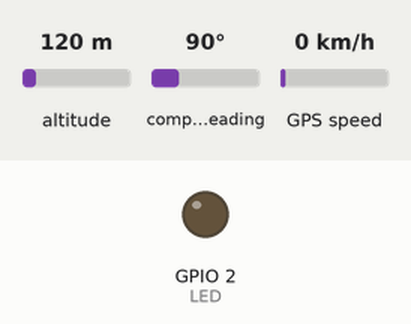
Bench run of a sketch on a simulated ESP32. Shown: output pins drawn as LEDs (lit = HIGH). Inputs (shaded band) come from the test bench; at power-on: altitude 120 m, compass heading 90°, GPS speed 0 km/h. WiFi joins after 1.5 s; servers stay silent unless stated; uploads are accepted with an empty reply; the GPS gets a fix after 3 s at 37.7749, -122.4194 with 8 satellites; what the sketch prints to the serial monitor is not drawn.

Above: at 0.1 s.
At 1.6 s:
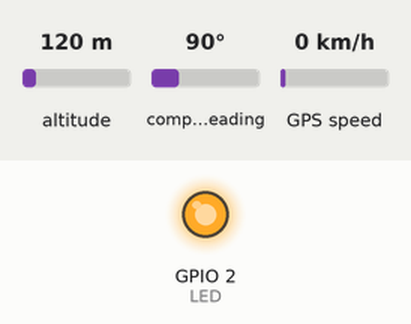
Timing chart, 0 to 5.0 s (numbered marks = the images above):
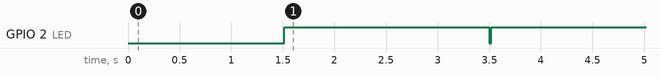

Measured:
- by itself, GPIO 2 (LED): LOW → HIGH at 1.5 s, → LOW 2.0 s later, → HIGH 0.02 s later

The sketch:

v5.ino
```cpp
#include <TinyGPS++.h>
#include <HardwareSerial.h>
#include <WiFi.h>
#include <HTTPClient.h>

// ================= GPS =================
TinyGPSPlus gps;
HardwareSerial SerialGPS(2);

#define RXD2 16
#define TXD2 17
#define LED  2

// ================= WiFi =================
const char* ssid     = "LukMuoo_HA";
const char* password = "Smartpiglet";

// ================= Server =================
String serverURL  = "https://projectmyluggie.pythonanywhere.com/update";
String deviceName = "LUGGIE-01";

// ================= Timing =================
unsigned long lastBlink     = 0;
unsigned long lastSend      = 0;
unsigned long lastHeartbeat = 0;
unsigned long lastFixTime   = 0;
unsigned long lastLog       = 0;

bool ledState = false;

// ================= Config =================
const unsigned long blinkInterval     = 500;    // LED กระพริบ
const unsigned long sendInterval      = 30000;  // ส่งเมื่อขยับ (ขั้นต่ำ)
const unsigned long heartbeatInterval = 30000;  // กัน server offline
const unsigned long fixTimeout        = 3000;   // FIX timeout
const unsigned long logInterval        = 2000;  // จำกัด log

const double minDistance = 8.0; // เมตร (กัน GPS noise)

// ================= Last sent position =================
double lastSentLat = 0;
double lastSentLon = 0;
bool hasLastSent = false;

// ================= Setup =================
void setup() {
  Serial.begin(115200);
  SerialGPS.begin(9600, SERIAL_8N1, RXD2, TXD2);

  pinMode(LED, OUTPUT);
  digitalWrite(LED, LOW);

  WiFi.setAutoReconnect(true);
  WiFi.persistent(true);

  WiFi.begin(ssid, password);
  Serial.print("Connecting WiFi");
  while (WiFi.status() != WL_CONNECTED) {
    delay(500);
    Serial.print(".");
  }
  Serial.println("\nWiFi connected: " + WiFi.localIP().toString());
}

// ================= Loop =================
void loop() {
  // ---------- Read GPS ----------
  while (SerialGPS.available()) {
    gps.encode(SerialGPS.read());
  }

  // ---------- Update FIX time ----------
  if (gps.location.isValid()) {
    lastFixTime = millis();
  }

  bool gpsFixed = (millis() - lastFixTime) < fixTimeout;

  // ---------- GPS FIX ----------
  if (gpsFixed) {
    digitalWrite(LED, HIGH);

    double lat = gps.location.lat();
    double lon = gps.location.lng();
    int sats   = gps.satellites.isValid() ? gps.satellites.value() : 0;

    // จำกัด log
    if (millis() - lastLog >= logInterval) {
      lastLog = millis();
      Serial.printf("GPS FIX: %.6f, %.6f | SAT: %d\n", lat, lon, sats);
    }

    // ---------- Distance check ----------
    double distance = 0;
    if (hasLastSent) {
      distance = TinyGPSPlus::distanceBetween(
        lat, lon,
        lastSentLat, lastSentLon
      );
    }

    bool movedEnough  = !hasLastSent || distance >= minDistance;
    bool heartbeatDue = millis() - lastHeartbeat >= heartbeatInterval;

    // ---------- Send condition ----------
    if ((movedEnough && millis() - lastSend >= sendInterval) || heartbeatDue) {

      if (WiFi.status() != WL_CONNECTED) {
        WiFi.reconnect();
      }

      if (WiFi.status() == WL_CONNECTED) {
        HTTPClient http;
        http.begin(serverURL);
        http.addHeader("Content-Type", "application/json");

        String json = "{";
        json += "\"device_name\":\"" + deviceName + "\",";
        json += "\"ip_address\":\"" + WiFi.localIP().toString() + "\",";
        json += "\"lat\":" + String(lat, 6) + ",";
        json += "\"lon\":" + String(lon, 6) + ",";
        json += "\"satellites\":" + String(sats);
        json += "}";

        int code = http.POST(json);
        Serial.printf("POST %d | distance=%.2fm | heartbeat=%s\n",
                      code, distance, heartbeatDue ? "YES" : "NO");
        http.end();

        lastSentLat = lat;
        lastSentLon = lon;
        hasLastSent = true;
        lastSend = millis();
        lastHeartbeat = millis();
      }
    }
  }

  // ---------- GPS NOT FIX ----------
  else {
    if (millis() - lastLog >= logInterval) {
      lastLog = millis();
      Serial.println("Waiting for GPS fix...");
    }

    if (millis() - lastBlink >= blinkInterval) {
      lastBlink = millis();
      ledState = !ledState;
      digitalWrite(LED, ledState);
    }
  }
}
```
